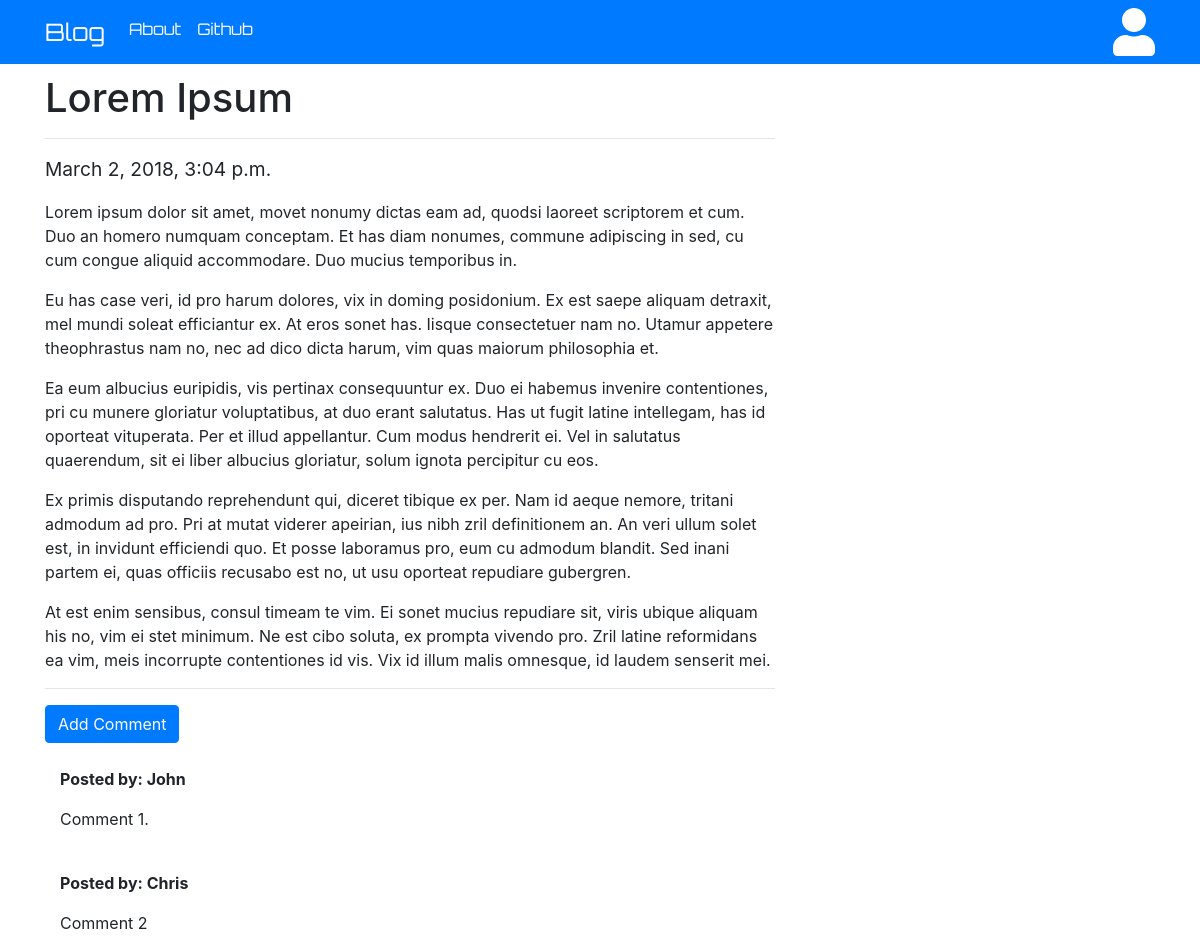
Page /post/13 on the committed database.
### blog/models.py (models this page shows, shortened)
class BlogPost(models.Model):
    author = models.ForeignKey('auth.User', on_delete = models.CASCADE)
    title = models.CharField(max_length = 256)
    text = models.TextField()
    creation_date = models.DateTimeField(auto_now_add=True)

class Comment(models.Model):
    blogpost = models.ForeignKey('blog.BlogPost', related_name = 'comments',  on_delete = models.CASCADE)
    author = models.CharField(max_length = 128)
    text = models.TextField()
    creation_date = models.DateTimeField(auto_now_add=True)
    approved = models.BooleanField(default = False)

### blog/views.py (the view)
# urls.py: url(r'^post/(?P<pk>\d+)$', views.BlogPostDetailView.as_view(), name = 'blogpost_detail'),
class BlogPostDetailView(DetailView):
    model = BlogPost

### blog/templates/blog/blogpost_detail.html (shortened to what this page needs)
{% extends 'blog/base.html' %}
{% block content %}
<h1 class="blogposttitle loader">{{blogpost.title}}</h1>
  <hr>
    <div class="date postdate">
      {{blogpost.creation_date}}
    </div>
  <p class="blogpost content">{{blogpost.text|safe|linebreaksbr}}</p>
  <hr>
  <a class="btn btn-primary btn-comment" href="{% url 'add_comment_to_post' pk=blogpost.pk %}">Add Comment</a>
<div class="container">
  {% for comment in blogpost.comments.all %}
    <br>
    {% if user.is_authenticated  or comment.approved %}
      <div class="comment">
        <p id="com_author">Posted by: {{comment.author}}</p>
        <p id="com_text">{{comment.text|safe|linebreaksbr}}</p>
      </div>
    {% endif %}
    {% empty %}
      <div class="comment">
        <p>No comments</p>
      </div>
  {% endfor%}
</div>
{% endblock %}

### blog/templates/blog/base.html (shortened to what this page needs)
<!DOCTYPE html>
<html>
  <head>
    <link rel="stylesheet" href="https://maxcdn.bootstrapcdn.com/bootstrap/4.0.0/css/bootstrap.min.css">
    {% load staticfiles %}
    <link rel="stylesheet" href="{% static 'css/blog.css' %}">
    <link rel="stylesheet" href="//cdn.jsdelivr.net/npm/medium-editor@latest/dist/css/medium-editor.min.css" type="text/css" media="screen" charset="utf-8">
  </head>
  <body>
    <nav class="navbar navbar-expand-lg  techfont  navbar-dark bg-primary">
      <div class="container">
        <ul class="nav navbar-nav ">
          <li><a class="navbar-brand bigbrand" href="{% url 'blogpost_list' %}">Blog</a></li>
          <li class="nav-item active"><a class="nav-link" href="{% url 'about' %}">About</a></li>
          <li class="nav-item active"><a class="nav-link" href="https://github.com/MPiat">Github</a></li>
        </ul>
          <ul class="nav navbar-nav bar-right">
          {% if user.is_authenticated %}
            <li class="nav-item active"><a  class="nav-link" href="{% url 'post_new' %}">New Post</a></li>
            <li class="nav-item active"><a  class="nav-link" href="{% url 'logout' %}">Log Out</a></li>
            <li class="nav-item active navbar-brand bigbrand">Welcome: {{user.username}}</li>
          {% else %}
            <li><a class="nav navbar-right" href="{% url 'login' %}"><i class="fas fa-user fa-3x" style="color:#ffffff"></i></a></li>
          {% endif  %}
        </ul>
      </div>
    </nav>
    <div class="container">
        <div class="row">
          <div class="col-md-8">
            <div class="blog_posts">
              {% block content %}
              {% endblock %}
            </div>
          </div>
        </div>
    </div>
  </body>
</html>

### blog/static/css/blog.css (style rules this page uses)
.loader { filter:hue-rotate(0deg); color:linear-gradient(45deg,#0f8,#08f); animation:hue 10000ms infinite linear; }
.techfont { font-family: 'Orbitron', sans-serif; font-size: :1.5em; margin-bottom: 10px; }
.bigbrand { font-size: 1.5em; }
.postdate { text-align: center; }
.btn-comment { position: : absolute; right: 0px; }
.date { text-align: left; font-size: 1.2em; }
.comment #com_author { font-weight: bold; }

### rows in the picture
BlogPost: title "Lorem Ipsum", creation_date "March 2, 2018, 3:04 p.m.", text "Lorem ipsum dolor sit amet, movet nonumy dictas eam ad, quodsi laoreet scriptorem et cum. Duo an homero numquam conceptam. Et has diam nonumes, commune adipiscing in sed, cu cum congue aliquid accommodare. Duo mucius temporibus in. Eu has case veri, id pro harum dolores, vix in doming posidonium. Ex est saepe aliquam detraxit, mel mundi soleat efficiantur ex. At eros sonet has. Iisque consectetuer nam no. Utamur appetere theophrastus nam no, nec ad dico dicta harum, vim quas maiorum philosophia et. Ea eum albucius euripidis, vis pertinax consequuntur ex. Duo ei habemus invenire contentiones, pri cu munere gloriatur voluptatibus, at duo erant salutatus. Has ut fugit latine intellegam, has id…"
Comment: author "John", text "Comment 1."
Comment: author "Chris", text "Comment 2"
